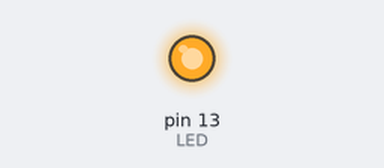
Simulated run of this sketch. Board: Arduino Uno, built with avr-gcc and run on an emulated ATmega328P. On the bench: output pins drawn as LEDs (lit = HIGH).

Above: at 0.1 s.
At 14.1 s:
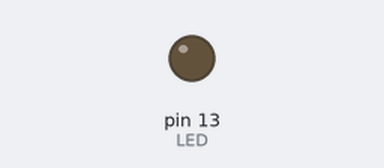
Timing chart, 0 to 15.6 s (numbered marks = the images above):
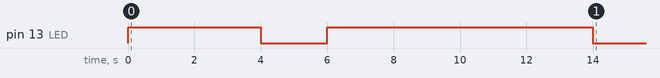

The sketch:

TP1_Ex2.ino
```cpp
bool continuer = true;
const int LED = 13;

void setup() {
  // put your setup code here, to run once:
  pinMode(LED, OUTPUT);
}

void loop() {
  // put your main code here, to run repeatedly:
  if (continuer){
    digitalWrite(LED, HIGH);
    delay(4000);
    digitalWrite(LED, LOW);
    delay(2000);
    digitalWrite(LED, HIGH);
    delay(8000);
    digitalWrite(LED, LOW);
    continuer = false;
  }
}
```

Measured:
- by itself, pin 13 (LED): LOW → HIGH at 0.00 s, → LOW 4.0 s later, → HIGH 2.0 s later, → LOW 8.0 s later
